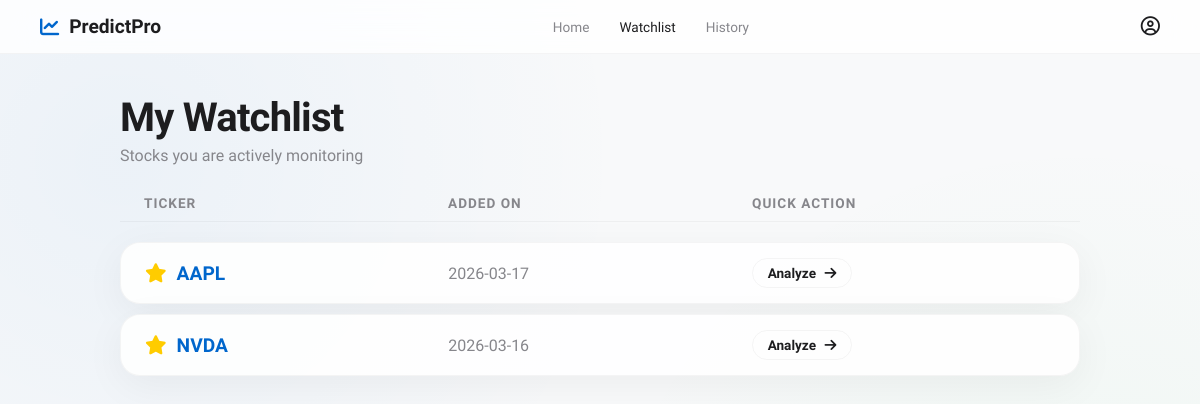
The app's page /watchlist, older data.
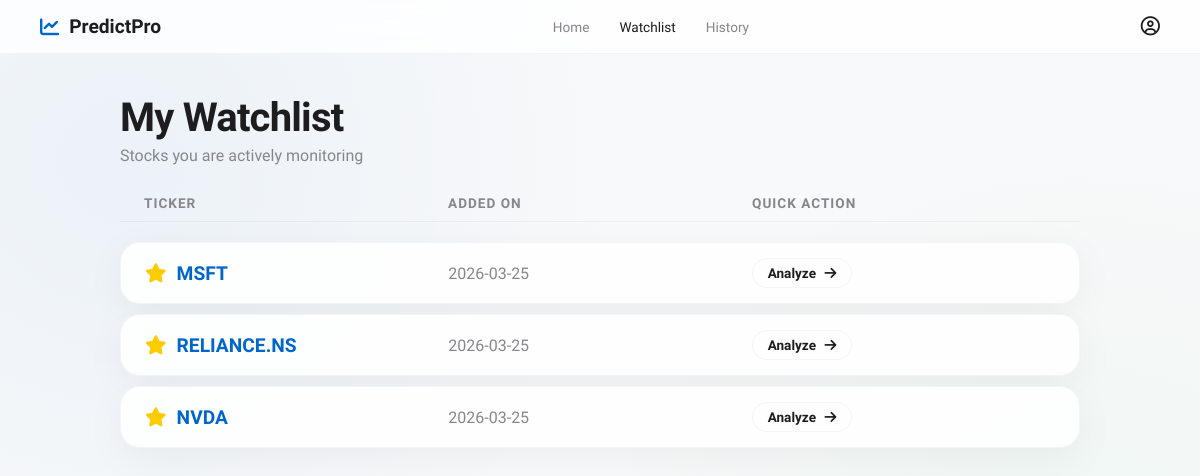
The same page, newer data.
### database.py (models this page shows)
class BaseModel(Model):
    class Meta:
        database = db

class WatchlistItem(BaseModel):
    ticker = CharField(unique=True)
    added_at = DateTimeField(default=datetime.now)

### app.py (the view)
@app.route('/watchlist')
def watchlist():
    db.connect(reuse_if_open=True)
    items = WatchlistItem.select().order_by(WatchlistItem.added_at.desc())
    watchlist_data = [{"ticker": item.ticker, "added": item.added_at.strftime('%Y-%m-%d')} for item in items]
    db.close()
    return render_template('watchlist.html', items=watchlist_data)

### templates/watchlist.html (shortened to what this page needs)
<!DOCTYPE html>
<html lang="en">
<head>
    <link rel="stylesheet" href="{{ url_for('static', filename='style.css') }}">
    <link rel="stylesheet" href="https://cdnjs.cloudflare.com/ajax/libs/font-awesome/6.4.0/css/all.min.css">
</head>
<body>
    <nav class="navbar">
        <div class="nav-logo" style="color: var(--accent-blue); display: flex; align-items: center; gap: 10px;">
            <i class="fa-solid fa-chart-line"></i>
            <span style="font-weight: 700; font-size: 1.2rem; color: var(--text-primary);">PredictPro</span>
        </div>
        <div class="nav-links">
            <a href="/">Home</a>
            <a href="/watchlist" class="active">Watchlist</a>
            <a href="/history">History</a>
        </div>
        <div class="nav-profile"><i class="fa-regular fa-user-circle"></i></div>
    </nav>
    <main class="page-container fade-in">
        <h1 class="page-title">My Watchlist</h1>
        <p class="page-subtitle">Stocks you are actively monitoring</p>
        {% if items %}
            <div class="grid-table">
                <div class="grid-header">
                    <div>Ticker</div>
                    <div>Added On</div>
                    <div>Quick Action</div>
                </div>
                {% for item in items %}
                    <div class="grid-row glass-widget">
                        <div style="font-weight: 700; font-size: 1.2rem; color: var(--accent-blue);">
                            <i class="fa-solid fa-star" style="color: #ffcc00; margin-right: 10px;"></i>{{ item.ticker }}
                        </div>
                        <div style="color: var(--text-secondary);">{{ item.added }}</div>
                        <div>
                            <a href="/?ticker={{ item.ticker }}" style="text-decoration: none;">
                                <button class="secondary-btn" style="padding: 6px 15px; font-size: 0.85rem;">
                                    Analyze <i class="fa-solid fa-arrow-right" style="margin-left: 5px;"></i>
                                </button>
                            </a>
                        </div>
                    </div>
                {% endfor %}
            </div>
        {% endif %}
    </main>
</body>
</html>

### static/style.css (style rules this page uses)
:root { --bg-main: #f8f9fa; --text-primary: #1d1d1f; --text-secondary: #86868b; --accent-blue: #0066cc; --accent-hover: #0077ed; --card-bg: rgba(255, 255, 255, 0.85); --card-border: rgba(0, 0, 0, 0.04); --card-shadow: 0 10px 40px rgba(0, 0, 0, 0.05); --success: #34c759; --success-bg: rgba(52, 199, 89, 0.1); --danger: #ff3b30; --danger-bg: rgba(255, 59, 48, 0.1); --warning: #ffcc00; }
* { box-sizing: border-box; margin: 0; padding: 0; }
body { background-color: var(--bg-main); color: var(--text-primary); font-family: 'SF Pro Display', 'Inter', -apple-system, BlinkMacSystemFont, sans-serif; min-height: 100vh; display: flex; flex-direction: column; overflow-x: hidden; background-image: radial-gradient(circle at 10% 20%, rgba(0, 102, 204, 0.05) 0%, transparent 40%), radial-gradient(circle at 90% 80%, rgba(52, 199, 89, 0.05) 0%, transparent 40%); }
.navbar { display: flex; justify-content: space-between; align-items: center; padding: 15px 40px; background: rgba(255, 255, 255, 0.8); backdrop-filter: saturate(180%) blur(20px); -webkit-backdrop-filter: blur(20px); border-bottom: 1px solid var(--card-border); position: sticky; top: 0; z-index: 100; }
.nav-links { display: flex; gap: 30px; }
.nav-links a { text-decoration: none; color: var(--text-secondary); font-size: 0.85rem; font-weight: 500; transition: color 0.2s; }
.nav-links a:hover, .nav-links a.active { color: var(--text-primary); }
.nav-logo, .nav-profile { font-size: 1.2rem; color: var(--text-primary); cursor: pointer; }
.glass-widget { background: var(--card-bg); backdrop-filter: blur(20px); -webkit-backdrop-filter: blur(20px); border: 1px solid var(--card-border); border-radius: 20px; box-shadow: var(--card-shadow); padding: 24px; }
.fade-in { animation: slideUp 0.6s cubic-bezier(0.16, 1, 0.3, 1) forwards; }
.page-container { max-width: 1000px; margin: 40px auto; padding: 0 20px; width: 100%; flex: 1; }
.page-title { font-size: 2.5rem; letter-spacing: -0.02em; margin-bottom: 5px; }
.page-subtitle { color: var(--text-secondary); margin-bottom: 30px; }
.grid-table { display: flex; flex-direction: column; gap: 10px; width: 100%; }
.grid-header { display: grid; grid-template-columns: 1fr 1fr 1fr; padding: 0 24px 10px 24px; color: var(--text-secondary); font-size: 0.85rem; font-weight: 600; text-transform: uppercase; letter-spacing: 1px; border-bottom: 1px solid var(--card-border); margin-bottom: 10px; }
.grid-row { display: grid; grid-template-columns: 1fr 1fr 1fr; align-items: center; padding: 15px 24px; transition: transform 0.2s; }
.secondary-btn { background: transparent; border: 1px solid var(--card-border); color: var(--text-primary); padding: 8px 16px; border-radius: 20px; font-size: 0.9rem; font-weight: 600; font-family: inherit; cursor: pointer; transition: all 0.2s; }

Row changes from the older to the newer data that the page shows:
removed WatchlistItem: ticker "AAPL", added "2026-03-17"
added WatchlistItem: ticker "MSFT", added "2026-03-25"
added WatchlistItem: ticker "RELIANCE.NS", added "2026-03-25"
changed WatchlistItem "NVDA": added "2026-03-16" → "2026-03-25"
